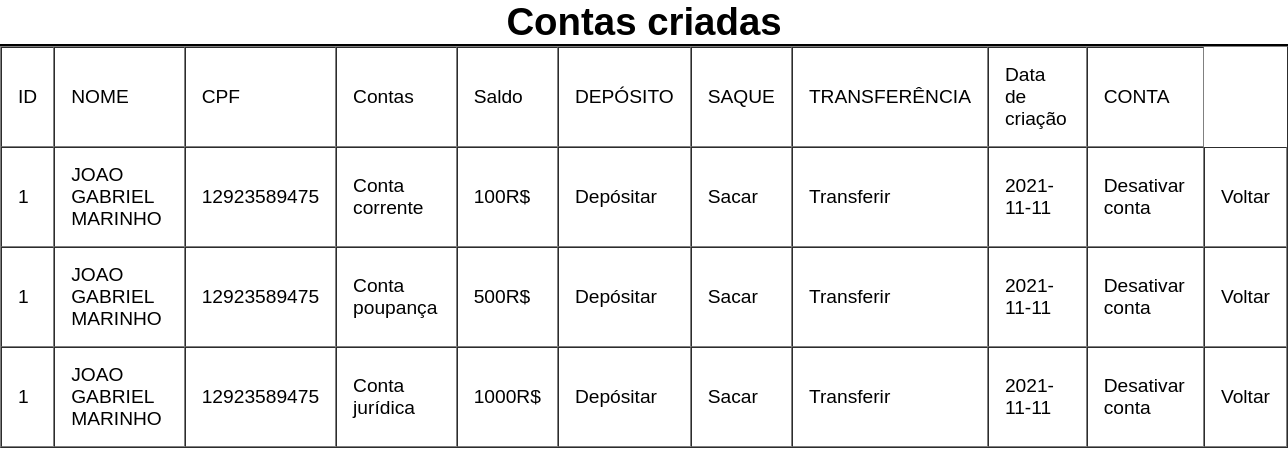
Page /screens/usuarios_com_contas.php?id_usuario=1 on the earlier database version.
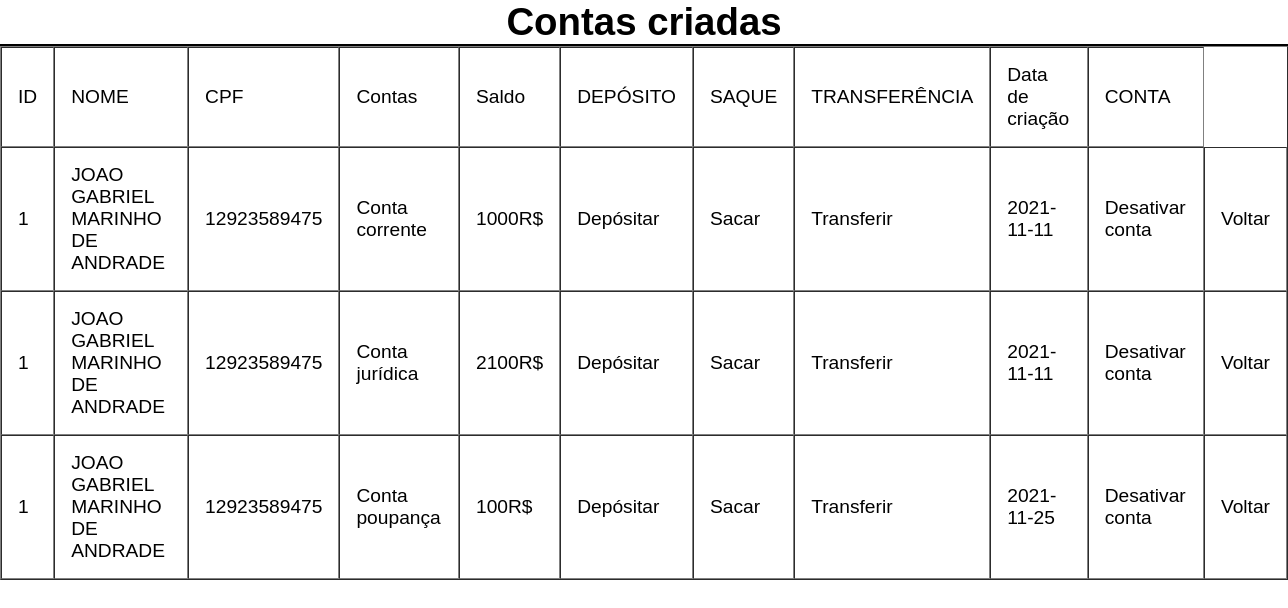
Same page on the later database version.
### tables this page shows
CREATE TABLE `conta` (
  `id_conta` int(11) NOT NULL,
  `saldo_conta` float NOT NULL,
  `data_de_criacao` date NOT NULL,
  `tipo_conta` varchar(30) NOT NULL,
  `status_conta` tinyint(1) NOT NULL DEFAULT 1,
  `id_usuario` int(11) NOT NULL
);

CREATE TABLE `cadastro_usuario` (
  `id_usuario` int(11) NOT NULL,
  `nome_usuario` varchar(50) NOT NULL,
  `cpf_usuario` varchar(14) NOT NULL,
  `senha_usuario` varchar(30) NOT NULL,
  `confirmaSenha_usuario` varchar(30) NOT NULL,
  `status_usuario` tinyint(1) NOT NULL DEFAULT 1
);

### screens/usuarios_com_contas.php (the view, shortened to what this page needs)
<?php include '../php/conecta_db.php';
$id_usuario = $_GET["id_usuario"];
$consulta_usuarios_conta = "SELECT * FROM cadastro_usuario as u INNER JOIN conta as c ON (u.id_usuario = c.id_usuario) WHERE $id_usuario = u.id_usuario AND c.status_conta = 1 ";
$consulta_usuarios_conta_bd = $mysqli->query($consulta_usuarios_conta) or die($mysqli->error);
?>
<!DOCTYPE html>
<html lang="pt-BR">
<head>
  <link rel="stylesheet" href="../css/links.css">
  <link rel="stylesheet" href="../css/listagemConta.css" />
</head>
<header>
  <h1>Contas criadas</h1>
</header>
<hr color="black" />
<body class="main-bg">
  <table class="tabela" border="1px" cellpadding="5px" cellspacing="0">
    <tr>
      <td>ID</td>
      <td>NOME</td>
      <td>CPF</td>
      <td>Contas</td>
      <td>Saldo</td>
      <td>DEPÓSITO</td>
      <td>SAQUE</td>
      <td>TRANSFERÊNCIA</td>
      <td>Data de criação</td>
      <td>CONTA</td>
    </tr>
    <?php while ($dado = $consulta_usuarios_conta_bd->fetch_array()) { ?>
      <form action="../screens/deposito.php" method="POST">
        <tr>
          <td><input type="hidden" name="id_usuario" value="<?php echo $dado["id_usuario"] ?>"><?php echo $dado["id_usuario"] ?></td>
          <td><?php echo strtoupper($dado["nome_usuario"]) ?></td>
          <td><?php echo $dado["cpf_usuario"] ?></td>
          <td><?php echo $dado["tipo_conta"] ?></td>
          <td><?php echo $dado["saldo_conta"] ?>R$</td>
          <td>
            <a href="deposito.php?id_usuario=<?php echo $dado["id_usuario"] ?>&tipo_conta=<?php echo $dado["tipo_conta"] ?>&saldo_conta=<?php echo $dado["saldo_conta"] ?>&id_conta=<?php echo $dado["id_conta"] ?>">Depósitar</a>
          </td>
          <td>
            <a href="../screens/saque.php?id_usuario=<?php echo $dado["id_usuario"] ?>&tipo_conta=<?php echo $dado["tipo_conta"] ?>&saldo_conta=<?php echo $dado["saldo_conta"] ?>&id_conta=<?php echo $dado["id_conta"] ?>">Sacar</a>
          </td>
          <td>
            <a href="../screens/transferencia.php?id_usuario=<?php echo $dado["id_usuario"] ?>&tipo_conta=<?php echo $dado["tipo_conta"] ?>&saldo_conta=<?php echo $dado["saldo_conta"] ?>&id_conta=<?php echo $dado["id_conta"] ?>">Transferir</a>
          </td>
          <td><?php echo $dado["data_de_criacao"] ?></td>
          <td><a href="../php/excluir_conta.php?id_usuario=<?php echo $dado["id_usuario"] ?>&tipo_conta=<?php echo $dado["tipo_conta"] ?>&saldo_conta=<?php echo $dado["saldo_conta"] ?>&id_conta=<?php echo $dado["id_conta"] ?>">Desativar conta</a></td>
          <td><a href="listagem_usuarios.php">Voltar</a></td>
      </form>
    <?php } ?>
  </table>
</body>
</html>

Differences in the rows shown:
no longer on this page (row edited): conta: id_usuario "1", id_usuario.nome_usuario "JOAO GABRIEL MARINHO", id_usuario.cpf_usuario "12923589475", tipo_conta "Conta poupança", saldo_conta "500", data_de_criacao "2021-11-11"
changed conta "Conta corrente": id_usuario.nome_usuario "JOAO GABRIEL MARINHO" → "JOAO GABRIEL MARINHO DE ANDRADE"; saldo_conta "100" → "1000"
changed conta "Conta jurídica": id_usuario.nome_usuario "JOAO GABRIEL MARINHO" → "JOAO GABRIEL MARINHO DE ANDRADE"; saldo_conta "1000" → "2100"
added conta: id_usuario "1", id_usuario.nome_usuario "JOAO GABRIEL MARINHO DE ANDRADE", id_usuario.cpf_usuario "12923589475", tipo_conta "Conta poupança", saldo_conta "100", data_de_criacao "2021-11-25"
